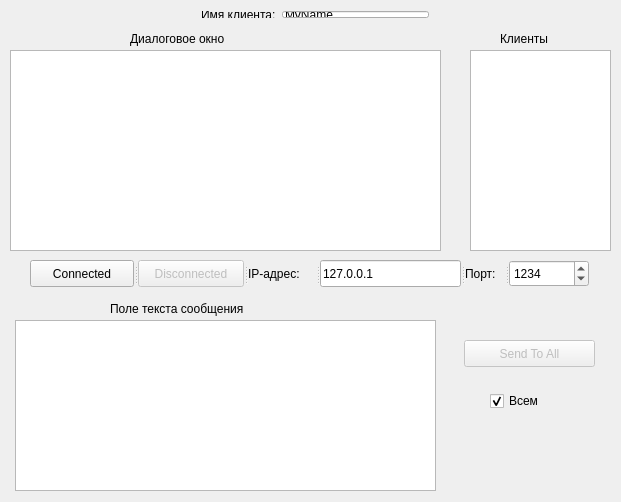
<?xml version="1.0" encoding="UTF-8"?>
<ui version="4.0">
 <class>Dialog</class>
 <widget class="QDialog" name="Dialog">
  <property name="geometry">
   <rect>
    <x>0</x>
    <y>0</y>
    <width>621</width>
    <height>502</height>
   </rect>
  </property>
  <property name="windowTitle">
   <string>Client</string>
  </property>
  <widget class="QListWidget" name="lwLog">
   <property name="geometry">
    <rect>
     <x>10</x>
     <y>50</y>
     <width>431</width>
     <height>201</height>
    </rect>
   </property>
  </widget>
  <widget class="QListWidget" name="lwUsers">
   <property name="geometry">
    <rect>
     <x>470</x>
     <y>50</y>
     <width>141</width>
     <height>201</height>
    </rect>
   </property>
   <property name="selectionMode">
    <enum>QAbstractItemView::MultiSelection</enum>
   </property>
   <property name="sortingEnabled">
    <bool>true</bool>
   </property>
  </widget>
  <widget class="QPlainTextEdit" name="pteMessage">
   <property name="geometry">
    <rect>
     <x>15</x>
     <y>320</y>
     <width>421</width>
     <height>171</height>
    </rect>
   </property>
  </widget>
  <widget class="QLabel" name="label">
   <property name="geometry">
    <rect>
     <x>500</x>
     <y>30</y>
     <width>67</width>
     <height>17</height>
    </rect>
   </property>
   <property name="text">
    <string>Клиенты</string>
   </property>
  </widget>
  <widget class="QLabel" name="label_2">
   <property name="geometry">
    <rect>
     <x>130</x>
     <y>30</y>
     <width>131</width>
     <height>17</height>
    </rect>
   </property>
   <property name="text">
    <string>Диалоговое окно</string>
   </property>
  </widget>
  <widget class="QLabel" name="label_3">
   <property name="geometry">
    <rect>
     <x>110</x>
     <y>300</y>
     <width>171</width>
     <height>17</height>
    </rect>
   </property>
   <property name="text">
    <string>Поле текста сообщения</string>
   </property>
  </widget>
  <widget class="QPushButton" name="pbSend">
   <property name="enabled">
    <bool>false</bool>
   </property>
   <property name="geometry">
    <rect>
     <x>464</x>
     <y>340</y>
     <width>131</width>
     <height>27</height>
    </rect>
   </property>
   <property name="text">
    <string>Send To All</string>
   </property>
  </widget>
  <widget class="QCheckBox" name="cbToAll">
   <property name="geometry">
    <rect>
     <x>490</x>
     <y>390</y>
     <width>76</width>
     <height>22</height>
    </rect>
   </property>
   <property name="text">
    <string>Всем</string>
   </property>
   <property name="checked">
    <bool>true</bool>
   </property>
  </widget>
  <widget class="QSplitter" name="splitter">
   <property name="geometry">
    <rect>
     <x>30</x>
     <y>260</y>
     <width>559</width>
     <height>27</height>
    </rect>
   </property>
   <property name="orientation">
    <enum>Qt::Horizontal</enum>
   </property>
   <widget class="QPushButton" name="pbConnect">
    <property name="text">
     <string>Connected</string>
    </property>
   </widget>
   <widget class="QPushButton" name="pbDisconnect">
    <property name="enabled">
     <bool>false</bool>
    </property>
    <property name="text">
     <string>Disconnected</string>
    </property>
   </widget>
   <widget class="QLabel" name="label_4">
    <property name="text">
     <string>IP-адрес:</string>
    </property>
   </widget>
   <widget class="QLineEdit" name="leHost">
    <property name="text">
     <string>127.0.0.1</string>
    </property>
   </widget>
   <widget class="QLabel" name="label_5">
    <property name="text">
     <string>Порт:</string>
    </property>
   </widget>
   <widget class="QSpinBox" name="sbPort">
    <property name="maximum">
     <number>65536</number>
    </property>
    <property name="value">
     <number>1234</number>
    </property>
   </widget>
  </widget>
  <widget class="QWidget" name="">
   <property name="geometry">
    <rect>
     <x>190</x>
     <y>0</y>
     <width>250</width>
     <height>29</height>
    </rect>
   </property>
   <layout class="QHBoxLayout" name="horizontalLayout">
    <item>
     <widget class="QLabel" name="label_6">
      <property name="text">
       <string>Имя клиента:</string>
      </property>
     </widget>
    </item>
    <item>
     <widget class="QLineEdit" name="leName">
      <property name="text">
       <string>MyName</string>
      </property>
     </widget>
    </item>
   </layout>
  </widget>
 </widget>
 <layoutdefault spacing="6" margin="11"/>
 <resources/>
 <connections/>
</ui>
